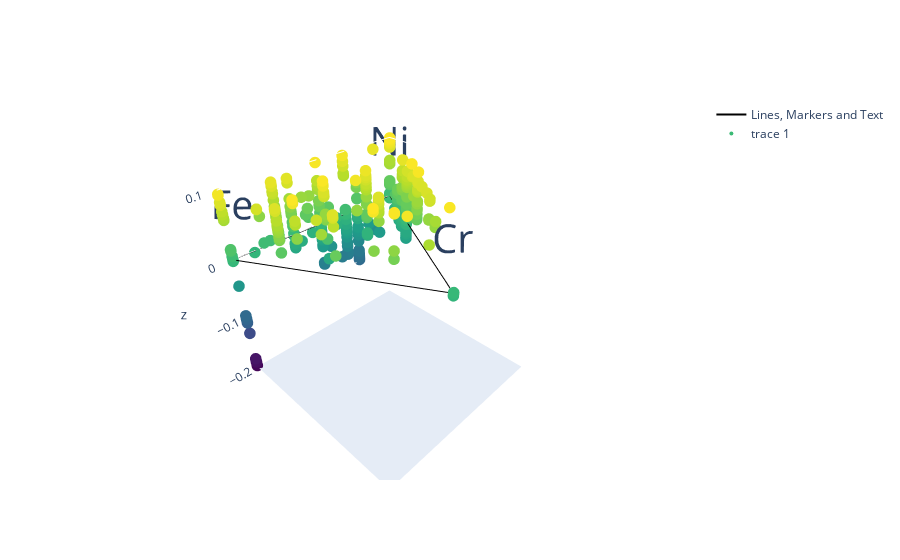

Write notebook code for a chart like this one.
### Code cell
fig = go.Figure()

fig.add_trace(go.Scatter3d(
    x=[0, 1, 0.5,0],
    y=[0, 0, 0.5*math.sqrt(3),0],
    z=[0,0,0,0],
    mode="lines+text",
    name="Lines, Markers and Text",
    text=["Ni", "Fe","Cr"],
    marker= dict(color = "black"),
    textposition="top center",
    textfont=dict(
        size=40
    )
))
fig.add_trace(go.Scatter3d(x = df['x'], y = df['y'], z = df['enthalpy_formation_atom'],
                           mode="markers",
                           marker = dict(
                               size = 4,
                               color = df['enthalpy_formation_atom'],
                               colorscale = 'Viridis',
                               cmax=0.1,
                               cmin=-0.2,
                           ),
                           customdata=df[['Ni','Fe','Cr']],
                           hovertemplate='Ni:%{customdata[0]}<br>'
                                         'Fe:%{customdata[1]}<br>'
                                         'Cr:%{customdata[2]}<br>'
                                         'formation_enthalphy'
                           ))
fig.update_scenes(xaxis_visible=False, yaxis_visible=False,zaxis_visible=True )
fig.update_layout(xaxis_showgrid=False,
                  yaxis_showgrid=False,
                  scene=dict(
                              xaxis = dict(nticks=4, range=[0,1],),
                              yaxis = dict(nticks=4, range=[0,1],),
                              zaxis = dict(nticks=4, range=[-0.2,0.1],))
                  )

### Figure 1 — Plotly figure (JSON) as saved in the notebook; plotly's stock layout.template omitted (floating-point values rounded to 4 significant figures; data arrays with more than 128 entries replaced by an {"elided": "..."} marker saying what was removed)
{"data": [{"marker": {"color": "black"}, "mode": "lines+text", "name": "Lines, Markers and Text", "text": ["Ni", "Fe", "Cr"], "textfont": {"size": 40}, "textposition": "top center", "type": "scatter3d", "x": [0, 1, 0.5, 0], "y": [0, 0, 0.866, 0], "z": [0, 0, 0, 0]}, {"customdata": {"elided": "3063x3 float values"}, "hovertemplate": "Ni:%{customdata[0]}<br>Fe:%{customdata[1]}<br>Cr:%{customdata[2]}<br>formation_enthalphy", "marker": {"cmax": 0.1, "cmin": -0.2, "color": {"elided": "3063 float values"}, "colorscale": [[0.0, "#440154"], [0.1111, "#482878"], [0.2222, "#3e4989"], [0.3333, "#31688e"], [0.4444, "#26828e"], [0.5556, "#1f9e89"], [0.6667, "#35b779"], [0.7778, "#6ece58"], [0.8889, "#b5de2b"], [1.0, "#fde725"]], "size": 4}, "mode": "markers", "type": "scatter3d", "x": {"elided": "3063 float values"}, "y": {"elided": "3063 float values"}, "z": {"elided": "3063 float values"}}], "layout": {"scene": {"xaxis": {"nticks": 4, "range": [0, 1], "visible": false}, "yaxis": {"nticks": 4, "range": [0, 1], "visible": false}, "zaxis": {"nticks": 4, "range": [-0.2, 0.1], "visible": true}}, "xaxis": {"showgrid": false}, "yaxis": {"showgrid": false}}}
